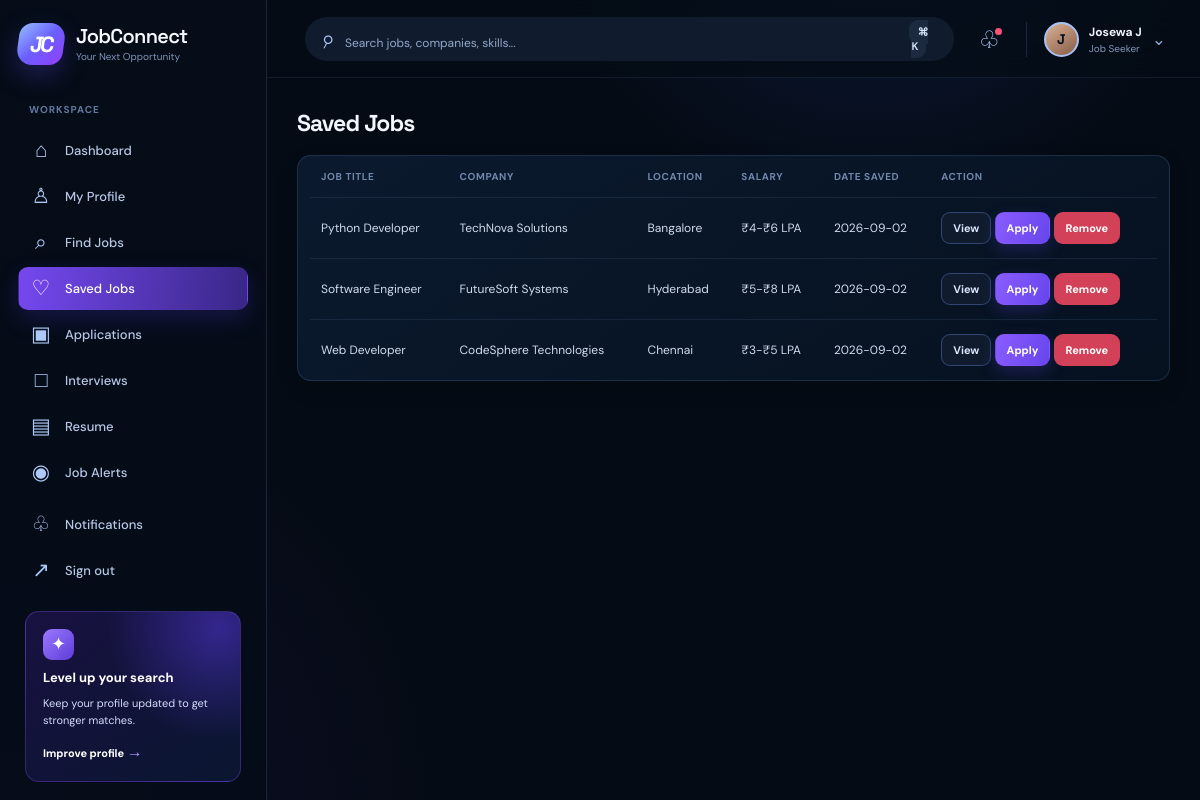
Page /saved_jobs (signed in) on the committed database.
### tables this page shows
CREATE TABLE users (
            id INTEGER PRIMARY KEY AUTOINCREMENT,
            username TEXT UNIQUE NOT NULL,
            full_name TEXT NOT NULL,
            email TEXT UNIQUE NOT NULL,
            phone TEXT,
            password_hash TEXT NOT NULL,
            role TEXT NOT NULL,
            location TEXT,
            profile_image TEXT,
            created_at TEXT NOT NULL DEFAULT CURRENT_TIMESTAMP
        );

CREATE TABLE saved_jobs (
            id INTEGER PRIMARY KEY AUTOINCREMENT,
            user_id INTEGER NOT NULL,
            job_id INTEGER NOT NULL,
            saved_at TEXT NOT NULL DEFAULT CURRENT_TIMESTAMP,
            UNIQUE(user_id, job_id),
            FOREIGN KEY(user_id) REFERENCES users(id),
            FOREIGN KEY(job_id) REFERENCES jobs(id)
        );

CREATE TABLE jobs (
            id INTEGER PRIMARY KEY AUTOINCREMENT,
            company_id INTEGER,
            recruiter_id INTEGER,
            title TEXT NOT NULL,
            description TEXT,
            responsibilities TEXT,
            required_skills TEXT,
            preferred_skills TEXT,
            location TEXT,
            salary_min INTEGER,
            salary_max INTEGER,
            employment_type TEXT,
            workplace_type TEXT,
            experience_level TEXT,
            education TEXT,
            deadline TEXT,
            status TEXT DEFAULT 'active',
            created_at TEXT NOT NULL DEFAULT CURRENT_TIMESTAMP,
            FOREIGN KEY(company_id) REFERENCES companies(id),
            FOREIGN KEY(recruiter_id) REFERENCES users(id)
        );

CREATE TABLE companies (
            id INTEGER PRIMARY KEY AUTOINCREMENT,
            recruiter_id INTEGER,
            company_name TEXT NOT NULL,
            logo TEXT,
            description TEXT,
            industry TEXT,
            location TEXT,
            website TEXT,
            employee_count INTEGER,
            created_at TEXT NOT NULL DEFAULT CURRENT_TIMESTAMP,
            FOREIGN KEY(recruiter_id) REFERENCES users(id)
        );

### backend/app.py (the view)
@app.route("/saved_jobs")
@login_required
def saved_jobs():
    user = get_current_user()
    conn = get_db_connection()
    rows = conn.execute(
        """
        SELECT sj.id AS saved_job_id, sj.saved_at, j.id AS job_id, j.*, c.company_name,
               (SELECT COUNT(*) FROM applications a WHERE a.job_id = j.id) AS applicant_count
        FROM saved_jobs sj
        JOIN jobs j ON j.id = sj.job_id
        LEFT JOIN companies c ON c.id = j.company_id
        WHERE sj.user_id = ?
        ORDER BY sj.saved_at DESC
        """,
        (user["id"],),
    ).fetchall()
    conn.close()
    jobs = [dict(row) for row in rows]
    return render_template("saved_jobs.html", jobs=jobs, user=user)

### backend/app.py (called while the page is built, shortened)
def login_required(view):
    @wraps(view)
    def wrapped(*args, **kwargs):
        if not session.get("user_id"):
            flash("Please log in to continue.", "error")
            return redirect(url_for("login"))
        return view(*args, **kwargs)
    return wrapped

def get_current_user():
    user_id = session.get("user_id")
    if not user_id:
        return None
    conn = get_db_connection()
    user = conn.execute("SELECT * FROM users WHERE id = ?", (user_id,)).fetchone()
    conn.close()
    return dict(user) if user else None

def ensure_demo_data():
    conn = get_db_connection()
    user_count = conn.execute("SELECT COUNT(*) FROM users").fetchone()[0]
    if user_count > 0:
        conn.close()
        return

@app.before_request
def setup_demo_data():
    init_db()
    ensure_demo_data()

@app.context_processor
def inject_user():
    return {"current_user": get_current_user()}

### backend/database.py (called while the page is built)
def get_db_connection():
    conn = sqlite3.connect(DB_PATH)
    conn.row_factory = sqlite3.Row
    return conn

### frontend/templates/saved_jobs.html (shortened to what this page needs)
{% extends 'base.html' %}
{% block content %}
<div class="container">
  <div class="section-heading">
    <h2>Saved Jobs</h2>
  </div>
  <div class="table-wrap">
    <table>
      <thead>
        <tr>
          <th>Job Title</th>
          <th>Company</th>
          <th>Location</th>
          <th>Salary</th>
          <th>Date Saved</th>
          <th>Action</th>
        </tr>
      </thead>
      <tbody>
        {% for job in jobs %}
        <tr>
          <td>{{ job.title }}</td>
          <td>{{ job.company_name }}</td>
          <td>{{ job.location }}</td>
          <td>₹{{ job.salary_min }}-₹{{ job.salary_max }} LPA</td>
          <td>{{ job.saved_at[:10] }}</td>
          <td>
            <a href="{{ url_for('job_detail', job_id=job.job_id) }}" class="btn btn-secondary btn-sm">View</a>
            <a href="{{ url_for('apply_job', job_id=job.job_id) }}" class="btn btn-primary btn-sm">Apply</a>
            <form method="POST" action="{{ url_for('remove_saved_job', saved_job_id=job.saved_job_id) }}" style="display:inline;">
              <button type="submit" class="btn btn-danger btn-sm">Remove</button>
            </form>
          </td>
        </tr>
        {% else %}
        <tr><td colspan="6">No saved jobs yet.</td></tr>
        {% endfor %}
      </tbody>
    </table>
  </div>
</div>
{% endblock %}

### frontend/templates/base.html (shortened to what this page needs)
<!DOCTYPE html>
<html lang="en">
  <head>
    <link rel="stylesheet" href="{{ url_for('static', filename='css/style.css', v='8') }}" />
  </head>
  <body>
    {% set active = request.endpoint or '' %}
    <div class="page-shell {% if current_user %}signed-in{% else %}guest-shell{% endif %}">
      {% if current_user %}
      <aside class="sidebar" id="sidebar">
        <a class="brand-wrap" href="{{ url_for('dashboard') }}" aria-label="JobConnect dashboard">
          <span class="brand-mark">JC</span>
          <span><span class="brand-name">JobConnect</span><span class="brand-tag">Your Next Opportunity</span></span>
        </a>
        <nav class="sidebar-nav" aria-label="Main navigation">
          <p class="nav-label">Workspace</p>
          <a class="nav-link {% if active == 'dashboard' %}active{% endif %}" href="{{ url_for('dashboard') }}"><span class="nav-icon">⌂</span>Dashboard</a>
          {% if current_user.role == 'job_seeker' %}
          <a class="nav-link {% if active == 'profile' %}active{% endif %}" href="{{ url_for('profile') }}"><span class="nav-icon">♙</span>My Profile</a>
          <a class="nav-link {% if active == 'jobs' or active == 'search_results' or active == 'job_detail' %}active{% endif %}" href="{{ url_for('jobs') }}"><span class="nav-icon">⌕</span>Find Jobs</a>
          <a class="nav-link {% if active == 'saved_jobs' %}active{% endif %}" href="{{ url_for('saved_jobs') }}"><span class="nav-icon">♡</span>Saved Jobs</a>
          <a class="nav-link {% if active == 'applications_page' or active == 'application_detail' %}active{% endif %}" href="{{ url_for('applications_page') }}"><span class="nav-icon">▣</span>Applications</a>
          <a class="nav-link {% if active == 'interviews_page' or active == 'interview_detail' %}active{% endif %}" href="{{ url_for('interviews_page') }}"><span class="nav-icon">□</span>Interviews</a>
          <a class="nav-link {% if active == 'resume_management' %}active{% endif %}" href="{{ url_for('resume_management') }}"><span class="nav-icon">▤</span>Resume</a>
          <a class="nav-link {% if active == 'job_alerts' %}active{% endif %}" href="{{ url_for('job_alerts') }}"><span class="nav-icon">◉</span>Job Alerts</a>
          {% else %}
          <a class="nav-link {% if active == 'admin_users' %}active{% endif %}" href="{{ url_for('admin_users') }}"><span class="nav-icon">♙</span>Users</a>
          <a class="nav-link {% if active == 'admin_jobs' %}active{% endif %}" href="{{ url_for('admin_jobs') }}"><span class="nav-icon">▣</span>Job Listings</a>
          {% endif %}
        </nav>
        <div class="sidebar-bottom">
          <a class="nav-link {% if active == 'notifications_page' %}active{% endif %}" href="{{ url_for('notifications_page') }}"><span class="nav-icon">♧</span>Notifications</a>
          <a class="nav-link" href="{{ url_for('logout') }}"><span class="nav-icon">↗</span>Sign out</a>
          <div class="upgrade-card">
            <span class="upgrade-icon">✦</span><strong>Level up your search</strong>
            <span>Keep your profile updated to get stronger matches.</span>
            <a href="{{ url_for('profile') if current_user.role != 'admin' else url_for('dashboard') }}">Improve profile <b>→</b></a>
          </div>
        </div>
      </aside>
      <div class="workspace">
        <header class="topbar">
          <form method="GET" action="{{ url_for('search_results') }}" class="search-form">
            <span class="search-icon">⌕</span><input type="text" name="q" placeholder="Search jobs, companies, skills..." value="{{ request.args.get('q', '') }}" />
            <button type="submit" aria-label="Search">Search <kbd>⌘ K</kbd></button>
          </form>
          <div class="topbar-actions">
            <a href="{{ url_for('notifications_page') }}" class="round-action" aria-label="Notifications">♧</a>
            <a href="{{ url_for('profile') if current_user.role != 'admin' else url_for('dashboard') }}" class="user-menu"><span class="avatar">{{ current_user.full_name[:1]|upper }}</span><span class="user-menu-text"><b>{{ current_user.full_name }}</b><small>{{ current_user.role|replace('_', ' ')|title }}</small></span><span class="chevron">⌄</span></a>
          </div>
        </header>
      {% endif %}
      <main class="{% if current_user %}main-content{% else %}landing-main{% endif %}">{% block content %}{% endblock %}</main>
      {% if current_user %}</div>{% endif %}
    </div>
  </body>
</html>

### rows in the picture
users: full_name "J", full_name "Josewa J", role "Job Seeker"
saved_jobs: title "Python Developer", company_name "TechNova Solutions", location "Bangalore", salary_min "4", salary_max "6", saved_at "2026-09-02"
saved_jobs: title "Software Engineer", company_name "FutureSoft Systems", location "Hyderabad", salary_min "5", salary_max "8", saved_at "2026-09-02"
saved_jobs: title "Web Developer", company_name "CodeSphere Technologies", location "Chennai", salary_min "3", salary_max "5", saved_at "2026-09-02"
